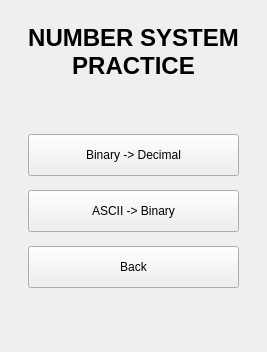
      <widget class="QWidget" name="page_number_practice_menu">
       <layout class="QVBoxLayout" name="layout_number_practice_menu">
        <property name="spacing">
         <number>14</number>
        </property>
        <property name="leftMargin">
         <number>28</number>
        </property>
        <property name="topMargin">
         <number>24</number>
        </property>
        <property name="rightMargin">
         <number>28</number>
        </property>
        <property name="bottomMargin">
         <number>24</number>
        </property>
        <item>
         <widget class="QLabel" name="lblNumberPracticeTitle">
          <property name="font">
           <font>
            <pointsize>18</pointsize>
            <bold>true</bold>
           </font>
          </property>
          <property name="text">
           <string>NUMBER SYSTEM PRACTICE</string>
          </property>
          <property name="alignment">
           <set>Qt::AlignmentFlag::AlignCenter</set>
          </property>
          <property name="wordWrap">
           <bool>true</bool>
          </property>
          <property name="role" stdset="0">
           <string>pageTitle</string>
          </property>
         </widget>
        </item>
        <item>
         <spacer name="spacer_np_top">
          <property name="orientation">
           <enum>Qt::Orientation::Vertical</enum>
          </property>
          <property name="sizeHint" stdset="0">
           <size>
            <width>20</width>
            <height>40</height>
           </size>
          </property>
         </spacer>
        </item>
        <item>
         <widget class="QPushButton" name="btnBinaryToDecimal">
          <property name="minimumSize">
           <size>
            <width>0</width>
            <height>42</height>
           </size>
          </property>
          <property name="cursor">
           <cursorShape>PointingHandCursor</cursorShape>
          </property>
          <property name="text">
           <string>Binary -&gt; Decimal</string>
          </property>
          <property name="role" stdset="0">
           <string>secondary</string>
          </property>
         </widget>
        </item>
        <item>
         <widget class="QPushButton" name="btnAsciiToBinary">
          <property name="minimumSize">
           <size>
            <width>0</width>
            <height>42</height>
           </size>
          </property>
          <property name="cursor">
           <cursorShape>PointingHandCursor</cursorShape>
          </property>
          <property name="text">
           <string>ASCII -&gt; Binary</string>
          </property>
          <property name="role" stdset="0">
           <string>secondary</string>
          </property>
         </widget>
        </item>
        <item>
         <widget class="QPushButton" name="btnNumberPracticeBack">
          <property name="minimumSize">
           <size>
            <width>0</width>
            <height>42</height>
           </size>
          </property>
          <property name="cursor">
           <cursorShape>PointingHandCursor</cursorShape>
          </property>
          <property name="text">
           <string>Back</string>
          </property>
          <property name="role" stdset="0">
           <string>ghost</string>
          </property>
         </widget>
        </item>
        <item>
         <spacer name="spacer_np_bottom">
          <property name="orientation">
           <enum>Qt::Orientation::Vertical</enum>
          </property>
          <property name="sizeHint" stdset="0">
           <size>
            <width>20</width>
            <height>40</height>
           </size>
          </property>
         </spacer>
        </item>
       </layout>
      </widget>
